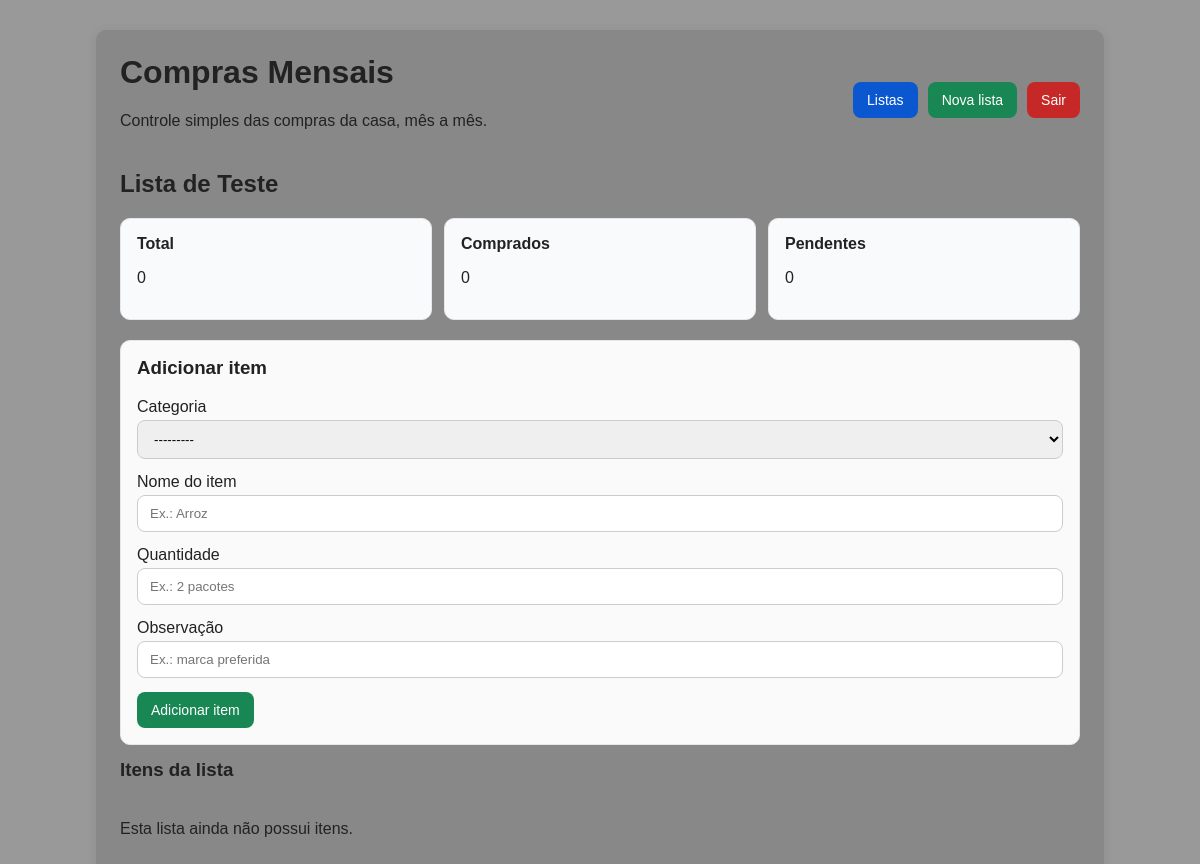
The app's page /10/ (signed in), older data.
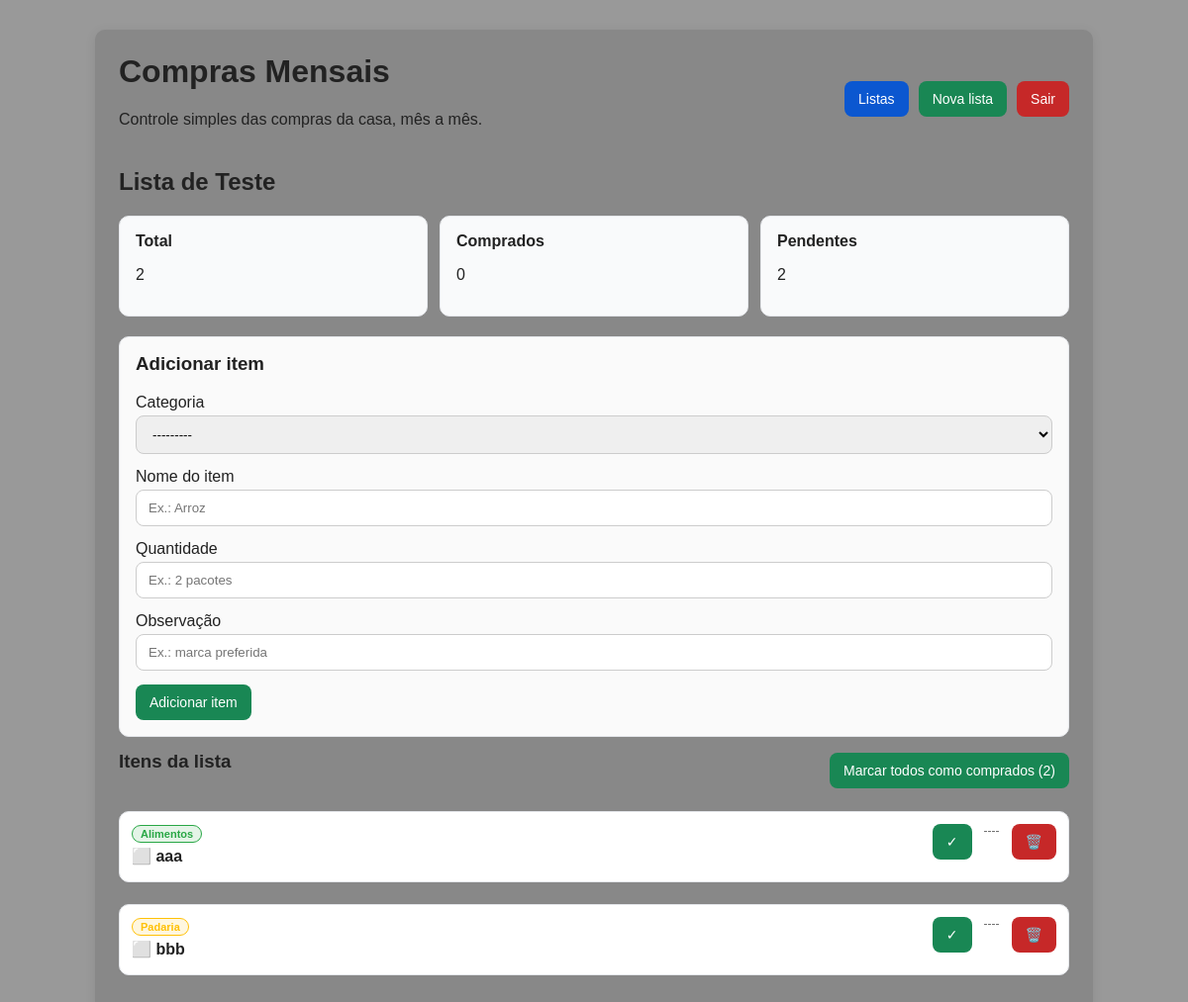
The same page, newer data.
### compras/models.py (models this page shows, shortened)
class ListaCompraMensal(models.Model):
    MESES = [
        (1, 'Janeiro'),
        (2, 'Fevereiro'),
        (3, 'Março'),
        (4, 'Abril'),
        (5, 'Maio'),
        (6, 'Junho'),
        (7, 'Julho'),
        (8, 'Agosto'),
        (9, 'Setembro'),
        (10, 'Outubro'),
        (11, 'Novembro'),
        (12, 'Dezembro'),
    ]
    mes = models.PositiveSmallIntegerField(choices=MESES, verbose_name='Mês')
    ano = models.PositiveSmallIntegerField(validators=[MinValueValidator(2020)], verbose_name='Ano')
    nome_customizado = models.CharField(max_length=100, blank=True, verbose_name='Nome personalizado')
    anotacao = models.TextField(blank=True, verbose_name='Anotação')
    criado_em = models.DateTimeField(auto_now_add=True, verbose_name='Criado em')
    class Meta:
        constraints = [
            models.UniqueConstraint(fields=['mes', 'ano'], name='unique_mes_ano_lista_compra')
        ]
        ordering = ['-ano', '-mes']
        verbose_name = 'Lista de compra mensal'
        verbose_name_plural = 'Listas de compra mensais'
    def __str__(self):
        return self.nome_customizado if self.nome_customizado else f'{self.get_mes_display()}/{self.ano}'
    @property
    def total_itens(self):
        return self.itens.count()
    @property
    def total_comprados(self):
        return self.itens.filter(comprado=True).count()
    @property
    def total_pendentes(self):
        return self.itens.filter(comprado=False).count()

class ItemCompra(models.Model):
    lista = models.ForeignKey(ListaCompraMensal, on_delete=models.CASCADE, related_name='itens', verbose_name='Lista')
    categoria = models.ForeignKey(Categoria, on_delete=models.SET_NULL, null=True, blank=True, verbose_name='Categoria')
    nome = models.CharField(max_length=100, verbose_name='Nome do item')
    quantidade = models.CharField(max_length=50, blank=True, verbose_name='Quantidade')
    comprado = models.BooleanField(default=False, verbose_name='Comprado')
    observacao = models.CharField(max_length=150, blank=True, verbose_name='Observação')
    criado_em = models.DateTimeField(auto_now_add=True, verbose_name='Criado em')
    class Meta:
        ordering = ['comprado', 'nome']
        verbose_name = 'Item de compra'
        verbose_name_plural = 'Itens de compra'

class Categoria(models.Model):
    nome = models.CharField(max_length=50, unique=True, verbose_name='Nome da categoria')
    cor = models.CharField(max_length=7, default='#007bff', verbose_name='Cor (hexadecimal)')
    criado_em = models.DateTimeField(auto_now_add=True, verbose_name='Criado em')
    class Meta:
        ordering = ['nome']
        verbose_name = 'Categoria'
        verbose_name_plural = 'Categorias'
    def __str__(self):
        return self.nome

### compras/views.py (the view)
# urls.py: path('<int:lista_id>/', views.lista_detail, name='lista_detail'),
@login_required
def lista_detail(request, lista_id):
    lista = get_object_or_404(ListaCompraMensal.objects.prefetch_related('itens'), id=lista_id)
    if request.method == 'POST':
        form = ItemCompraForm(request.POST, lista=lista)
        if form.is_valid():
            item = form.save(commit=False)
            item.lista = lista
            item.save()
            messages.success(request, 'Item adicionado com sucesso.')
            return redirect('compras:lista_detail', lista_id=lista.id)
    else:
        form = ItemCompraForm(lista=lista)
    return render(request, 'compras/lista_detalhe.html', {'lista': lista, 'form': form})

### compras/forms.py (shortened to what this page needs)
class ItemCompraForm(forms.ModelForm):
    class Meta:
        model = ItemCompra
        fields = ['categoria', 'nome', 'quantidade', 'observacao']
        widgets = {
            'categoria': forms.Select(attrs={'class': 'form-control'}),
            'nome': forms.TextInput(attrs={'class': 'form-control', 'placeholder': 'Ex.: Arroz'}),
            'quantidade': forms.TextInput(attrs={'class': 'form-control', 'placeholder': 'Ex.: 2 pacotes'}),
            'observacao': forms.TextInput(attrs={'class': 'form-control', 'placeholder': 'Ex.: marca preferida'}),
        }
    def __init__(self, *args, **kwargs):
        self.lista = kwargs.pop('lista', None)
        super().__init__(*args, **kwargs)

### compras/templates/compras/lista_detalhe.html (shortened to what this page needs)
{% extends "compras/base.html" %}
{% block content %}
    <h2>Lista de {{ lista }}</h2>
    <div class="resumo">
        <div class="box">
            <strong>Total</strong>
            <p>{{ lista.total_itens }}</p>
        </div>
        <div class="box">
            <strong>Comprados</strong>
            <p>{{ lista.total_comprados }}</p>
        </div>
        <div class="box">
            <strong>Pendentes</strong>
            <p>{{ lista.total_pendentes }}</p>
        </div>
    </div>
    <div class="card">
        <h3>Adicionar item</h3>
        <form method="post">
            <label for="{{ form.categoria.id_for_label }}">Categoria</label>
            {{ form.categoria }}
            <label for="{{ form.nome.id_for_label }}">Nome do item</label>
            {{ form.nome }}
            <label for="{{ form.quantidade.id_for_label }}">Quantidade</label>
            {{ form.quantidade }}
            <label for="{{ form.observacao.id_for_label }}">Observação</label>
            {{ form.observacao }}
            <button type="submit" class="btn btn-success">Adicionar item</button>
        </form>
    </div>
    <div style="display: flex; justify-content: space-between; align-items: center; margin-bottom: 20px;">
        <h3>Itens da lista</h3>
        <div style="display: flex; gap: 10px; flex-wrap: wrap;">
            {% if lista.total_pendentes > 0 %}
                <form method="post" action="{% url 'compras:marcar_todos' lista.id %}" style="display: inline;">
                    <button type="submit" class="btn btn-success" onclick="return confirm('Tem certeza que deseja marcar todos os itens como comprados?')">
                        Marcar todos como comprados ({{ lista.total_pendentes }})
                    </button>
                </form>
            {% endif %}
        </div>
    </div>
    {% if lista.itens.all %}
        <div class="itens-grid">
        {% for item in lista.itens.all %}
            <div class="card item-card {% if item.comprado %}item-comprado{% else %}item-pendente{% endif %}">
                <div class="item-linha">
                    <div>
                        {% if item.categoria %}
                            <span class="categoria-tag" style="background-color: {{ item.categoria.cor }}20; color: {{ item.categoria.cor }}; border: 1px solid {{ item.categoria.cor }}; padding: 2px 8px; border-radius: 12px; font-size: 11px; font-weight: bold; margin-bottom: 4px; display: inline-block;">
                                {{ item.categoria.nome }}
                            </span>
                        {% endif %}
                        <div style="font-weight: bold; margin-bottom: 4px;">
                            {% if item.comprado %}
                                ✅ <s>{{ item.nome }}</s>
                            {% else %}
                                ⬜ {{ item.nome }}
                            {% endif %}
                        </div>
                    </div>
                    <div class="acoes">
                        <form method="post" action="{% url 'compras:item_toggle' item.id %}">
                            <button type="submit" class="btn {% if item.comprado %}btn-warning{% else %}btn-success{% endif %}">
                                {% if item.comprado %}↩️{% else %}✓{% endif %}
                            </button>
                        </form>
                        <span style="color: #666; font-size: 12px; margin: 0 4px;">----</span>
                        <form method="post" action="{% url 'compras:item_delete' item.id %}">
                            <button type="submit" class="btn btn-danger">🗑️</button>
                        </form>
                    </div>
                </div>
            </div>
        {% endfor %}
        </div>
    {% else %}
        <p>Esta lista ainda não possui itens.</p>
    {% endif %}
{% endblock %}

### compras/templates/compras/base.html (shortened to what this page needs)
<!DOCTYPE html>
<html lang="pt-br">
<head>
</head>
<body>
    <div class="container">
        <div class="topbar">
            <div>
                <h1>Compras Mensais</h1>
                <p>Controle simples das compras da casa, mês a mês.</p>
            </div>
            <div class="menu">
                <a class="btn btn-primary" href="{% url 'compras:lista_list' %}">Listas</a>
                <a class="btn btn-success" href="{% url 'compras:lista_create' %}">Nova lista</a>
                <a class="btn btn-danger" href="{% url 'logout' %}">Sair</a>
            </div>
        </div>
        {% block content %}{% endblock %}
    </div>
</body>
</html>

### compras/templates/compras/base.html (style rules this page uses)
body { font-family: Arial, sans-serif; background: #999999; margin: 0; padding: 0; color: #222; }
.container { width: 90%; max-width: 960px; margin: 30px auto; background: #888888; padding: 24px; border-radius: 10px; box-shadow: 0 2px 12px rgba(0,0,0,.08); }
h1, h2, h3 { margin-top: 0; }
a { text-decoration: none; color: #0b57d0; }
.topbar { display: flex; justify-content: space-between; align-items: center; gap: 16px; margin-bottom: 24px; flex-wrap: wrap; }
.menu { display: flex; gap: 10px; flex-wrap: wrap; }
.btn { display: inline-block; padding: 10px 14px; border-radius: 8px; border: none; cursor: pointer; font-size: 14px; }
.btn-primary { background: #0b57d0; color: white; }
.btn-success { background: #198754; color: white; }
.btn-danger { background: #c62828; color: white; }
.form-control { width: 100%; padding: 10px 12px; margin-top: 4px; margin-bottom: 14px; border: 1px solid #ccc; border-radius: 8px; box-sizing: border-box; }
.card { border: 1px solid #e5e7eb; border-radius: 10px; padding: 16px; margin-bottom: 14px; background: #fafafa; }
.item-pendente { background: #fff; }
.item-linha { display: flex; justify-content: space-between; align-items: flex-start; gap: 12px; flex-wrap: wrap; }
.acoes { display: flex; gap: 8px; flex-wrap: wrap; }
.resumo { display: flex; gap: 12px; flex-wrap: wrap; margin-bottom: 20px; }
.resumo .box { flex: 1; min-width: 160px; background: #f9fafb; border: 1px solid #e5e7eb; border-radius: 10px; padding: 16px; }
.itens-grid { display: grid; gap: 8px; }
.item-card { padding: 12px; }

Row changes from the older to the newer data that the page shows:
shown differently, row unchanged: ListaCompraMensal "Teste": total_itens "0" → "2"; total_pendentes "0" → "2"; total_pendentes (not shown) → "2"
added ItemCompra: categoria.nome "Alimentos", nome "aaa"
added ItemCompra: categoria.nome "Padaria", nome "bbb"
Text that changed along with them:
text no longer shown: "Esta lista ainda não possui itens."
text now shown: "Marcar todos como comprados ( )"
